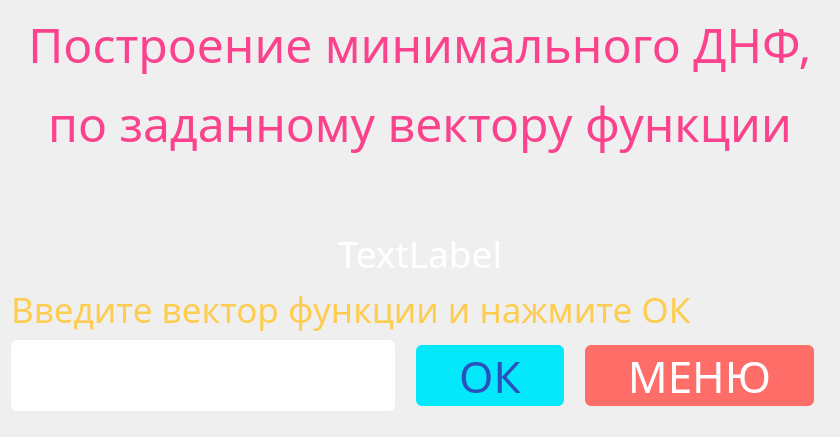
      <widget class="QWidget" name="page_12">
       <property name="styleSheet">
        <string notr="true">#page_12 {
background-color: #18011b;
color: #fff;
background-image: url(:/images/1.png)
}

#lineEdit_12input{
display: inline-block;	
	box-sizing: border-box;
	padding: 0 20px;
	margin: 0 15px 15px 0;
	outline: none;
	border: none;  
	border-radius: 6px;
	height: 40px;
	line-height: 40px;
	color: #18011b;
}

#label_12_function{
 color: #fff;
}

QPushButton {
    display: inline-block;	
	box-sizing: border-box;
	padding: 0 20px;
	margin: 0 15px 15px 0;
	outline: none;
	border: none;  
	border-radius: 6px;
	color: #2a52be;
	background-color: #03e8fb;
	cursor: pointer;
	user-select: none;
	appearance: none;
	touch-action: manipulation;
}

QPushButton:hover {
  background-color: #ffd56b;
  color: #ff7538;
}

QPushButton:pressed {
	background-color: #AAAAAA;
    color: #fff;
}

QPushButton:enabled {
	pointer-events: none;
	opacity: 0;
}

QPushButton#pushButton_backtomenu12{
  background-color: #ff6d69;
  color: #fff;
}
QPushButton#pushButton_backtomenu12:hover{
  background-color: #ff3c36;
}
QPushButton#pushButton_backtomenu12:hover:pressed {
	background-color: #AAAAAA;
    color: #fff;
}
QPushButton#pushButton{
  background-color: #fa428d;
  color: #fff;
} 
</string>
       </property>
       <layout class="QVBoxLayout" name="verticalLayout_15">
        <item>
         <widget class="QLabel" name="label_20">
          <property name="sizePolicy">
           <sizepolicy hsizetype="Preferred" vsizetype="Maximum">
            <horstretch>0</horstretch>
            <verstretch>0</verstretch>
           </sizepolicy>
          </property>
          <property name="font">
           <font>
            <family>XDRA Heavy</family>
            <pointsize>36</pointsize>
           </font>
          </property>
          <property name="text">
           <string>&lt;html&gt;&lt;head/&gt;&lt;body&gt;&lt;p&gt;&lt;span style=&quot; color:#fa428d;&quot;&gt;Построение минимального ДНФ,&lt;/span&gt;&lt;/p&gt;&lt;p&gt;&lt;span style=&quot; color:#fa428d;&quot;&gt;по заданному вектору функции&lt;br/&gt;&lt;/span&gt;&lt;/p&gt;&lt;/body&gt;&lt;/html&gt;</string>
          </property>
          <property name="alignment">
           <set>Qt::AlignCenter</set>
          </property>
         </widget>
        </item>
        <item>
         <widget class="QLabel" name="label_12_function">
          <property name="font">
           <font>
            <family>XDRA Heavy</family>
            <pointsize>28</pointsize>
           </font>
          </property>
          <property name="text">
           <string>TextLabel</string>
          </property>
          <property name="alignment">
           <set>Qt::AlignCenter</set>
          </property>
         </widget>
        </item>
        <item>
         <widget class="QLabel" name="label_22">
          <property name="sizePolicy">
           <sizepolicy hsizetype="Preferred" vsizetype="Maximum">
            <horstretch>0</horstretch>
            <verstretch>0</verstretch>
           </sizepolicy>
          </property>
          <property name="font">
           <font>
            <family>XDRA Heavy</family>
            <pointsize>26</pointsize>
           </font>
          </property>
          <property name="text">
           <string>&lt;html&gt;&lt;head/&gt;&lt;body&gt;&lt;p&gt;&lt;span style=&quot; color:#fecd4f;&quot;&gt;Введите вектор функции и нажмите ОК&lt;/span&gt;&lt;/p&gt;&lt;/body&gt;&lt;/html&gt;</string>
          </property>
         </widget>
        </item>
        <item>
         <layout class="QGridLayout" name="gridLayout_13">
          <item row="0" column="0" alignment="Qt::AlignVCenter">
           <widget class="QLineEdit" name="lineEdit_12input">
            <property name="sizePolicy">
             <sizepolicy hsizetype="Expanding" vsizetype="Preferred">
              <horstretch>0</horstretch>
              <verstretch>0</verstretch>
             </sizepolicy>
            </property>
            <property name="minimumSize">
             <size>
              <width>0</width>
              <height>86</height>
             </size>
            </property>
            <property name="font">
             <font>
              <family>XDRA Heavy</family>
              <pointsize>28</pointsize>
             </font>
            </property>
           </widget>
          </item>
          <item row="0" column="1">
           <widget class="QPushButton" name="pushButton_start12">
            <property name="sizePolicy">
             <sizepolicy hsizetype="Maximum" vsizetype="Maximum">
              <horstretch>0</horstretch>
              <verstretch>0</verstretch>
             </sizepolicy>
            </property>
            <property name="font">
             <font>
              <family>XDRA Heavy</family>
              <pointsize>33</pointsize>
             </font>
            </property>
            <property name="text">
             <string>  ОК  </string>
            </property>
           </widget>
          </item>
          <item row="0" column="2">
           <widget class="QPushButton" name="pushButton_backtomenu12">
            <property name="sizePolicy">
             <sizepolicy hsizetype="Maximum" vsizetype="Maximum">
              <horstretch>0</horstretch>
              <verstretch>0</verstretch>
             </sizepolicy>
            </property>
            <property name="font">
             <font>
              <family>XDRA Heavy</family>
              <pointsize>33</pointsize>
             </font>
            </property>
            <property name="text">
             <string>  МЕНЮ  </string>
            </property>
           </widget>
          </item>
         </layout>
        </item>
       </layout>
      </widget>
